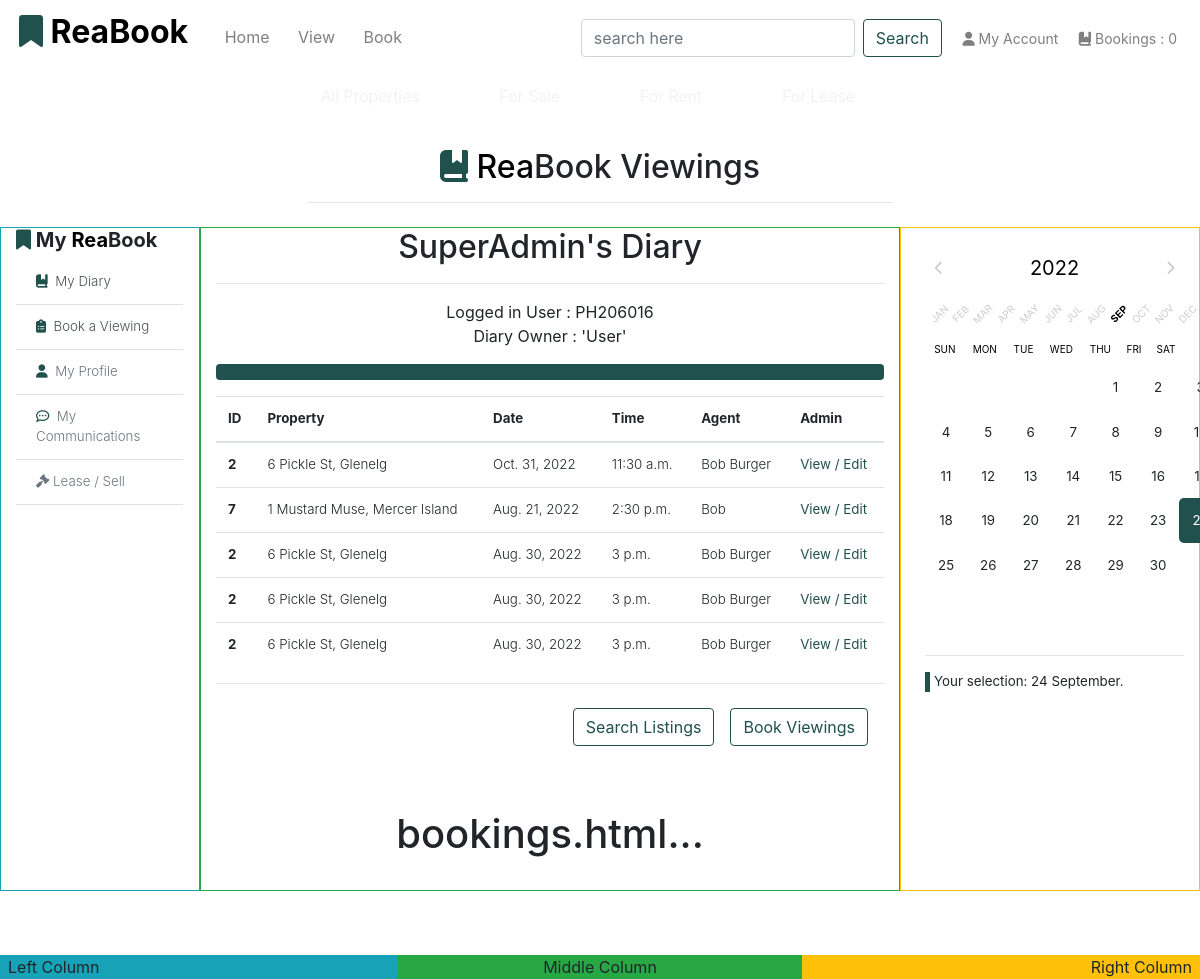
Page /book/diary/ (signed in) on the earlier database version.
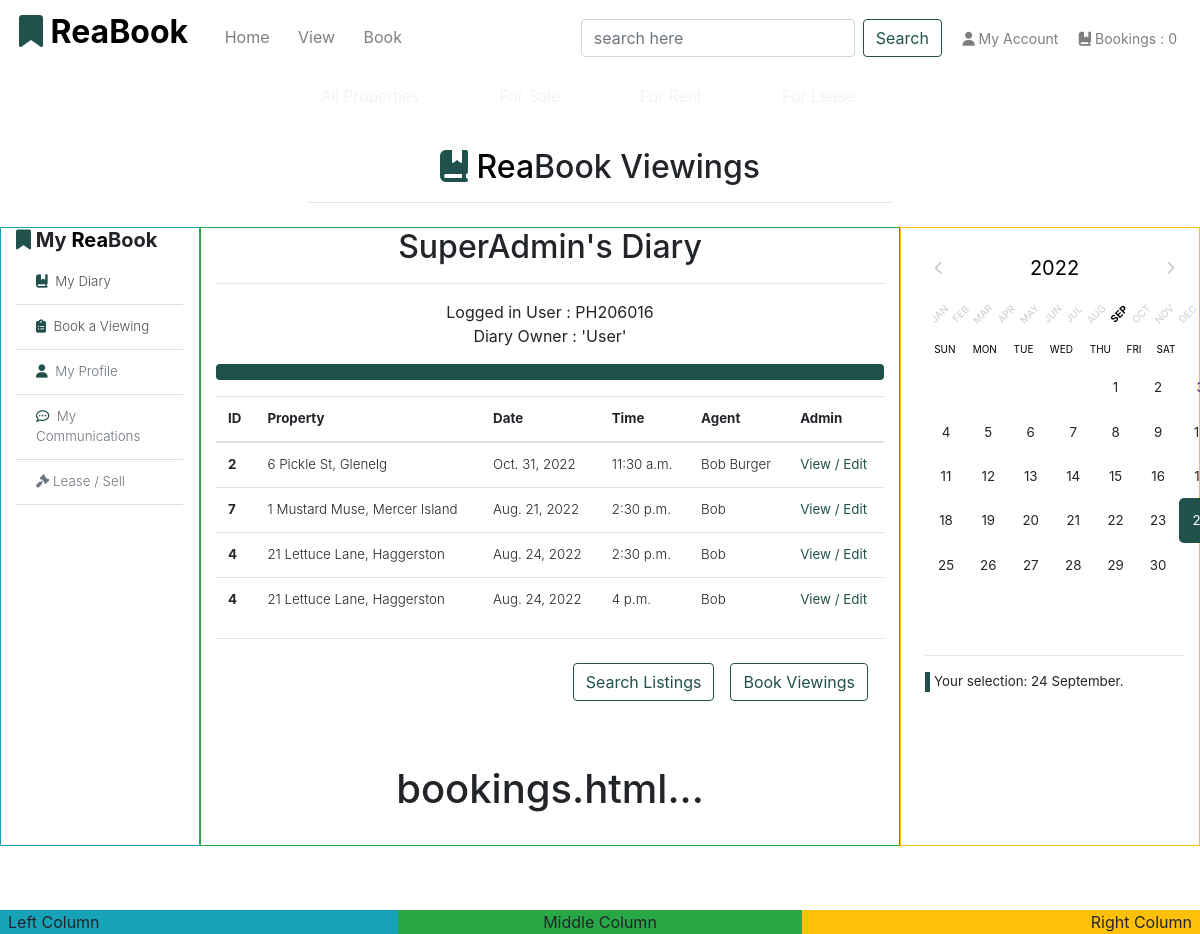
Same page on the later database version.
### app_bookings/models.py (models this page shows, shortened)
class Booking(models.Model):
    booking_number = models.CharField(max_length=8, null=False, editable=False)
    property_id = models.ForeignKey('app_properties.Property', null=True, blank=True, on_delete=models.SET_NULL)
    booking_name = models.CharField(max_length=254, null=True, blank=True, default='15 min Viewing')
    date_of_viewing = models.DateField(default=date.today)
    time_of_viewing = models.TimeField(default=timezone.now)
    client_message = models.TextField(null=True, blank=True, max_length=140)
    date_submitted = models.DateTimeField(default=timezone.now)
    viewing_active = models.BooleanField(default=True)
    f_name = models.CharField(max_length=40)
    l_name = models.CharField(max_length=40)
    client_username = models.CharField(max_length=40, default='Create Username')
    client_email = models.EmailField(max_length=254)
    client_phone = models.IntegerField(null=True, blank=True, default=123456789)
    client_city = models.CharField(max_length=140, null=True, blank=True)
    client_state = models.CharField(max_length=10, null=True, blank=True)
    client_zip = models.CharField(max_length=10, default='123 45')
    client_country = models.CharField(max_length=140, null=True, blank=True)
    contact_ok = models.BooleanField(default=False)
    class Meta:
        verbose_name_plural = 'Bookings'

### app_properties/models.py (models this page shows)
class Property(models.Model):
    category = models.ForeignKey(
        'Category', null=True, blank=True, on_delete=models.SET_NULL
        )
    sector = models.ForeignKey(
        'Sector', null=True, blank=True, on_delete=models.SET_NULL
        )
    title_no = models.CharField(max_length=254, default='LT0000', unique=True)
    name = models.CharField(max_length=30)
    ribbon_feature = models.CharField(max_length=20, default="New Listing")
    description = models.TextField()
    sale_price = models.IntegerField(null=False, blank=False, default=1000000)
    rent_pw = models.IntegerField(null=False, blank=False, default=100000)
    rating = models.DecimalField(
        max_digits=3, decimal_places=1, null=True, blank=True
        )
    main_image_url = models.URLField(max_length=1024, null=True, blank=True)
    main_image = models.ImageField(null=True, blank=True)
    bath_image = models.ImageField(null=True, blank=True)
    kitchen_image = models.ImageField(null=True, blank=True)
    bedroom_image = models.ImageField(null=True, blank=True)
    living_image = models.ImageField(null=True, blank=True)
    main_image = models.ImageField(null=True, blank=True)
    bedrooms = models.IntegerField(null=False, blank=False)
    bathrooms = models.IntegerField(null=False, blank=False)
    carports = models.IntegerField(null=False, blank=False)
    land_area = models.IntegerField(null=True, blank=True)
    building_area = models.IntegerField(null=True, blank=True)
    air_conditioning = models.IntegerField(null=False, blank=False)
    unit_no = models.IntegerField(null=True, blank=True)
    house_no = models.IntegerField(null=True, blank=False, default="No.")
    level = models.IntegerField(null=True, blank=True)
    street = models.CharField(max_length=40, null=True, blank=False, default='Street')
    suburb = models.CharField(max_length=40)
    city = models.CharField(max_length=40)
    state = models.CharField(max_length=40, null=True, blank=True)
    country = models.CharField(max_length=40, null=True, blank=True)
    postcode = models.CharField(max_length=10)
    build_date = models.DateField(null=True, blank=True)
    list_date = models.DateField(auto_now_add=True)
    list_duration = models.IntegerField(null=False, blank=False, default=30)
    date_available = models.DateField(null=True, blank=True)
    owner_fname = models.CharField(max_length=254, null=True, blank=False)
    owner_lname = models.CharField(max_length=254, null=True, blank=False)
    viewings = models.BooleanField(default=True)
    realtor = models.CharField(max_length=256, null=True, blank=True, default='ReaBook.net')
    class Meta:
        verbose_name_plural = 'Properties'
        get_latest_by = 'list_date'
    def __str__(self):
        return f"{self.id}"

### app_bookings/views.py (the view)
# urls.py: path('diary/', views.user_diary, name='user_diary'),
def user_diary(request):
    prop = Property.objects.all()
    bookings = Booking.objects.all()
    context = {
        'bookings': bookings,
        'prop': prop,
        }
    return render(request, 'book/bookings.html', context)

### app_bookings/templates/book/bookings.html (shortened to what this page needs)
{% extends 'base.html' %}
{% load static %}
{% block content %}
{% if user.is_authenticated %}
{% include 'includes/bookings-base.html' %}
<div class="row">
    <div class="col-md-12 text-center mb-md-5 h-100">
        <h2 class="heading-section">{{ user.first_name }}'s Diary</h2>
        <hr>
        Logged in User : {{ user }}
        <br>
        Diary Owner : 'User'
        <br>
        <div class="progress my-3">
            <div class="progress-bar bg-green" role="progressbar" style="width: 100%" aria-valuenow="100" aria-valuemin="0" aria-valuemax="100"></div>
        </div>
        <div class="row mb-3">
            <div class="col text-lg-left">
                <div class="list-group list-group-flush" id="list-tab" role="tablist">
                    <table class="table table-hover">
                        <thead>
                            <tr>
                                <th scope="col">ID</th>
                                <th scope="col">Property</th>
                                <th scope="col">Date</th>
                                <th scope="col">Time</th>
                                <th scope="col">Agent</th>
                                <th scope="col">Admin</th>
                            </tr>
                        </thead>
                        <tbody class="font-weight-light">
                            {% for booking in bookings %}
                                <tr>
                                    <th scope="row">{{ booking.property_id }}</th>
                                    <td>{{ booking.property_id.house_no }} {{ booking.property_id.street }}, {{ booking.property_id.suburb }}</td>
                                    <td>{{ booking.date_of_viewing }}</td>
                                    <td>{{ booking.time_of_viewing }}</td>
                                    <td>{{ booking.property_id.realtor }}</td>
                                    <td>
                                        <a href="{% url 'update_booking' booking.id %}" aria-label="" class="reabook-logo"><strong>View / Edit</strong>
                                        </a>
                                    </td>
                                </tr>
                            {% endfor %}
                        </tbody>
                    </table>
                </div>
                <hr class="mt-0 mb-4">
                <div class="row">
                    <div class="col-lg-12">
                        <a href="{% url 'choose_bookings' %}" aria-label="">
                            <button class="btn btn-outline-reabook float-right mr-3" >Book Viewings</button>
                        </a>
                        <a href="{% url 'properties' %}" aria-label="">
                            <button class="btn btn-outline-reabook float-right mr-3" >Search Listings</button>
                        </a>
                    </div>
                </div>
            </div>
        </div>
    </div>
</div>
    <div class="row justify-content-center">
        <div class="col-12">
            <h1>bookings.html...</h1>
            <br>
        </div>
    </div>
{% include 'includes/bookings-base-calendar.html' %}
{% else %}
    {% include 'includes/account-required.html' %}
{% endif %}
{% endblock %}

Differences in the rows shown:
removed Booking: property_id "2", property_id.house_no "6", property_id.street "Pickle St", property_id.suburb "Glenelg", date_of_viewing "Aug. 30, 2022", time_of_viewing "3 p.m.", property_id.realtor "Bob Burger"
removed Booking: property_id "2", property_id.house_no "6", property_id.street "Pickle St", property_id.suburb "Glenelg", date_of_viewing "Aug. 30, 2022", time_of_viewing "3 p.m.", property_id.realtor "Bob Burger"
removed Booking: property_id "2", property_id.house_no "6", property_id.street "Pickle St", property_id.suburb "Glenelg", date_of_viewing "Aug. 30, 2022", time_of_viewing "3 p.m.", property_id.realtor "Bob Burger"
added Booking: property_id "4", property_id.house_no "21", property_id.street "Lettuce Lane", property_id.suburb "Haggerston", date_of_viewing "Aug. 24, 2022", time_of_viewing "2:30 p.m.", property_id.realtor "Bob"
added Booking: property_id "4", property_id.house_no "21", property_id.street "Lettuce Lane", property_id.suburb "Haggerston", date_of_viewing "Aug. 24, 2022", time_of_viewing "4 p.m.", property_id.realtor "Bob"
